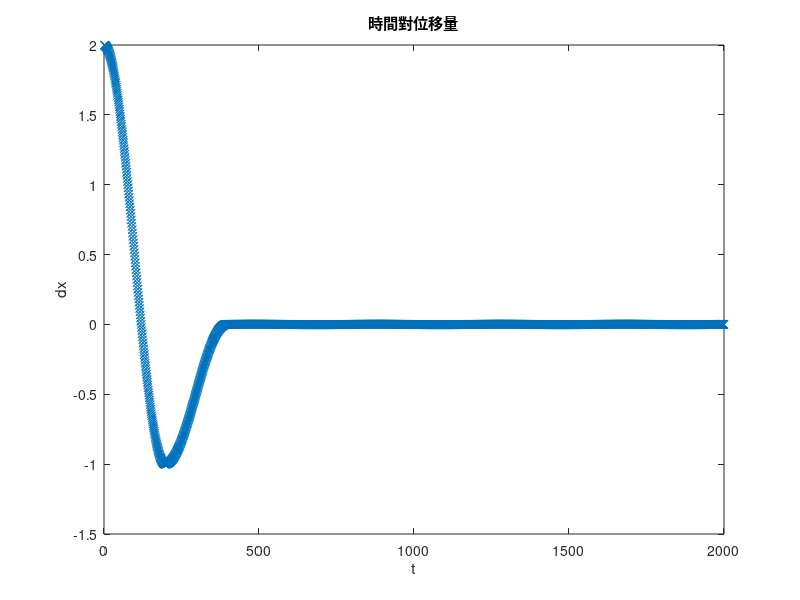
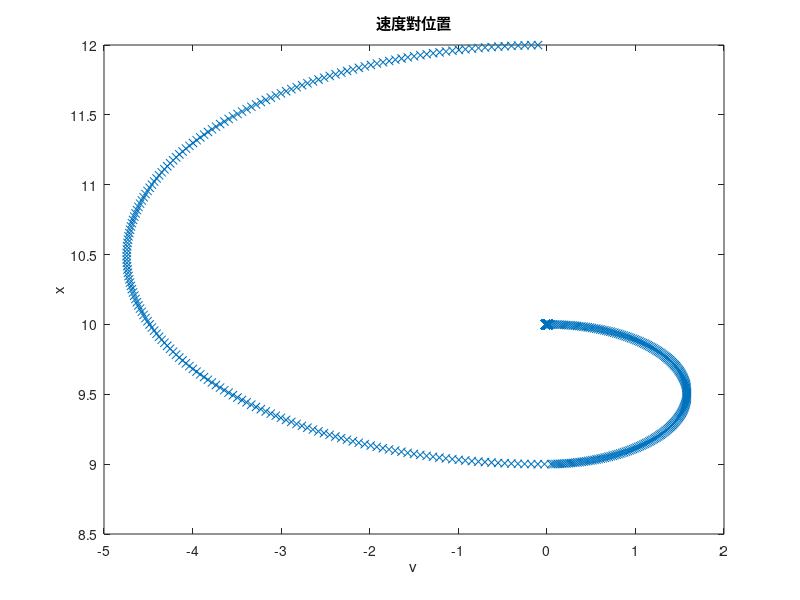
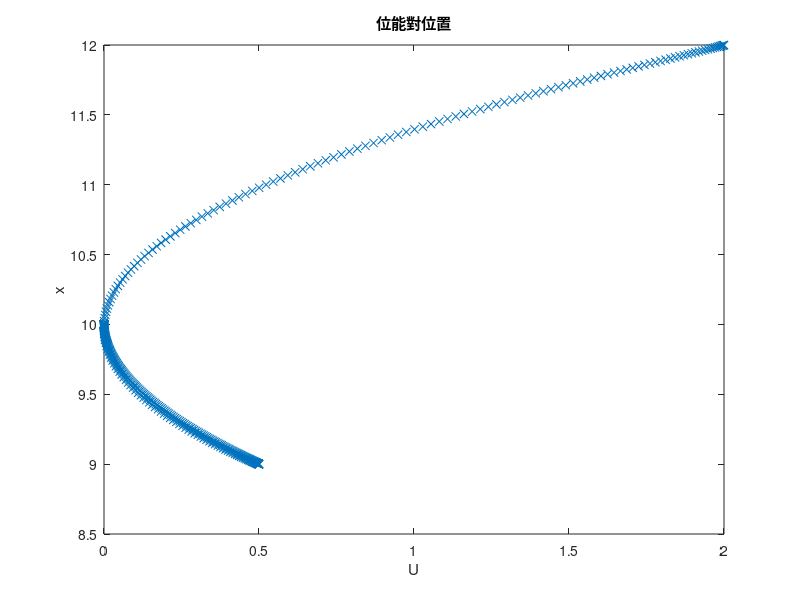
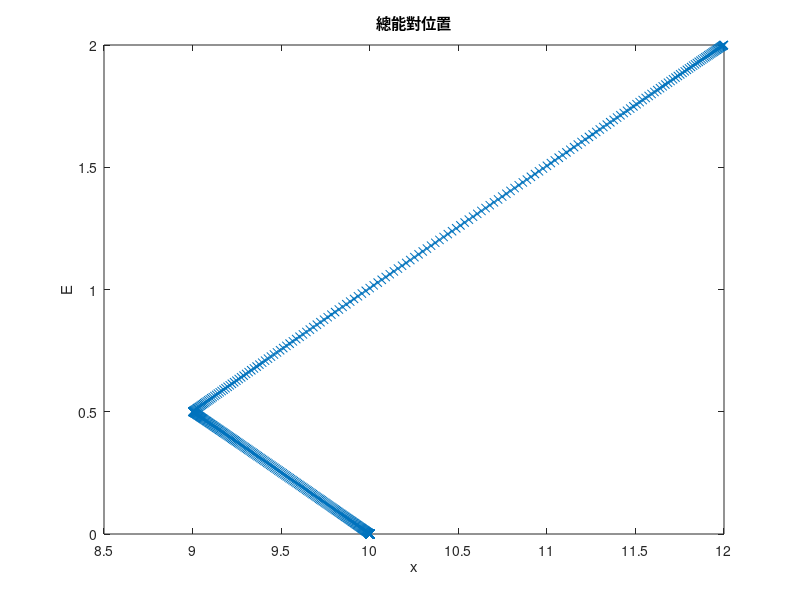

MATLAB code for these plots, in order:
K=1; %N/m
x0=12; %m
m=0.1; %kg
v0=0; %m/s
dt=0.005;
r=10; %彈簧長度
fk=0.5; %阻力
for i=1:2000
    t(i) = i;
    U(i) = (K.*(x0-r).^2)./2;
    F = -(K.*(x0-r));
    if(v0>0)
    a = (F-fk)./m;
    end
    if(v0==0)
    a = F./m;
    end
    if(v0<0)
    a = (F+fk)./m;
    end
    v(i)=v0+a.*dt;
    v0 = v(i);
    x(i) =x0+v0 .*dt;
    x0 = x(i);
    dx(i)=x0-r;
    E(i) = (-F.*(x0-r))./2 + (m.*v0.^2)./2;
end

plot(t,dx,'x');
title('時間對位移量');
xlabel('t');
ylabel('dx');
figure;
plot(v,x,'x');
title('速度對位置');
xlabel('v');
ylabel('x');
figure;
plot(U,x,'x');
title('位能對位置');
xlabel('U');
ylabel('x');
figure;
plot(x,E,'x');
title('總能對位置');
xlabel('x');
ylabel('E');